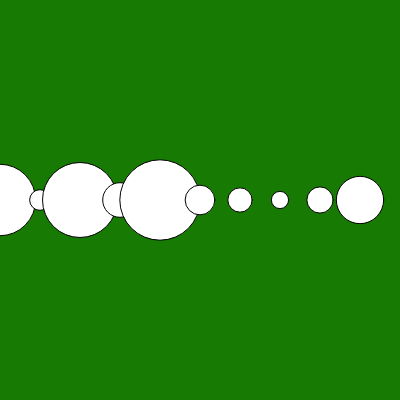
Frame 1 (no input)
Frame 60 (no input): identical to frame 1, image omitted
Frame 120 (the mouse pressed at the canvas centre since frame 60): identical to frame 1, image omitted

The p5.js sketch that drew this single still picture (run headless with seeded random() and noise() and a simulated clock; from frame 60 on, the mouse is pressed at the canvas centre):

// p5.js sketch
// ── sketch.js
let a = [];
function setup() {
  createCanvas(400, 400);
  background(23, 122, 3);
  for (let i = 0; i < 10; i++) {
    a[i] = random(0, 100);
  }
  console.log(a);
  for (let i = 0; i < a.length; i++) {
    circle(i * 40, 200, a[i]);
  }
}

function draw() {}
